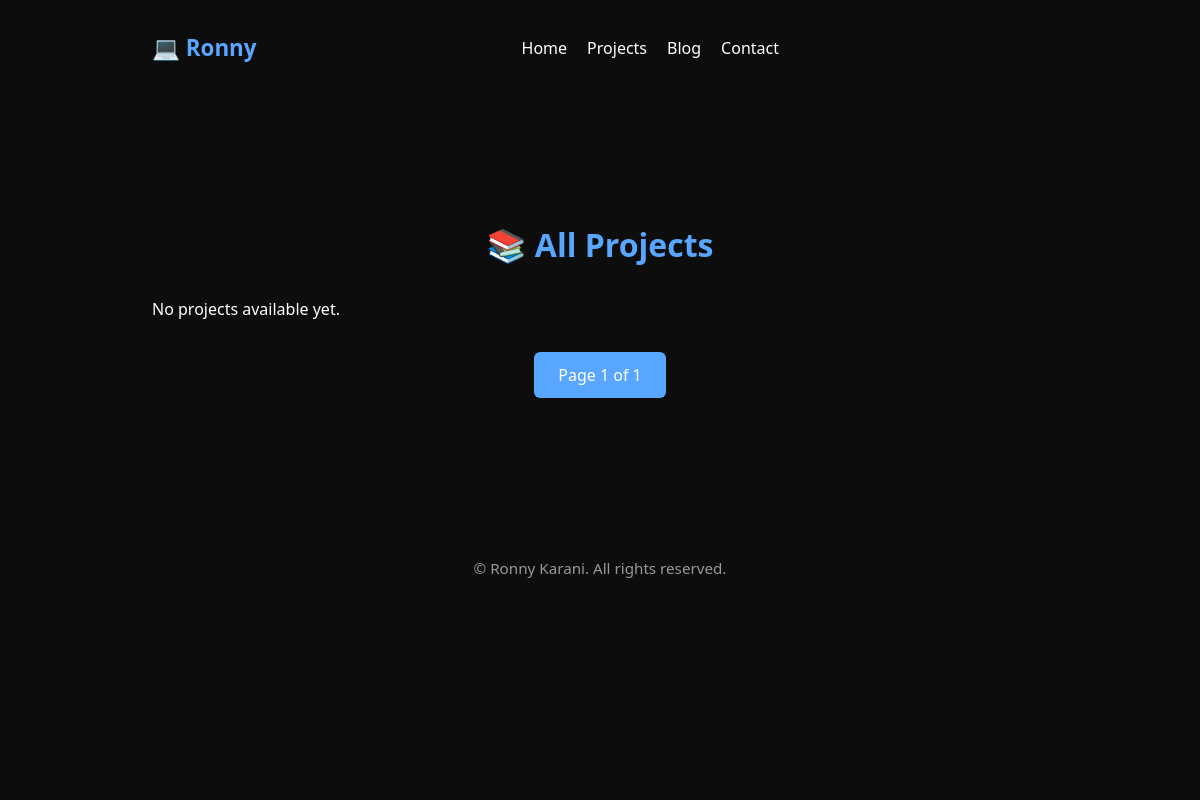
Page /projects/ on the earlier database version.
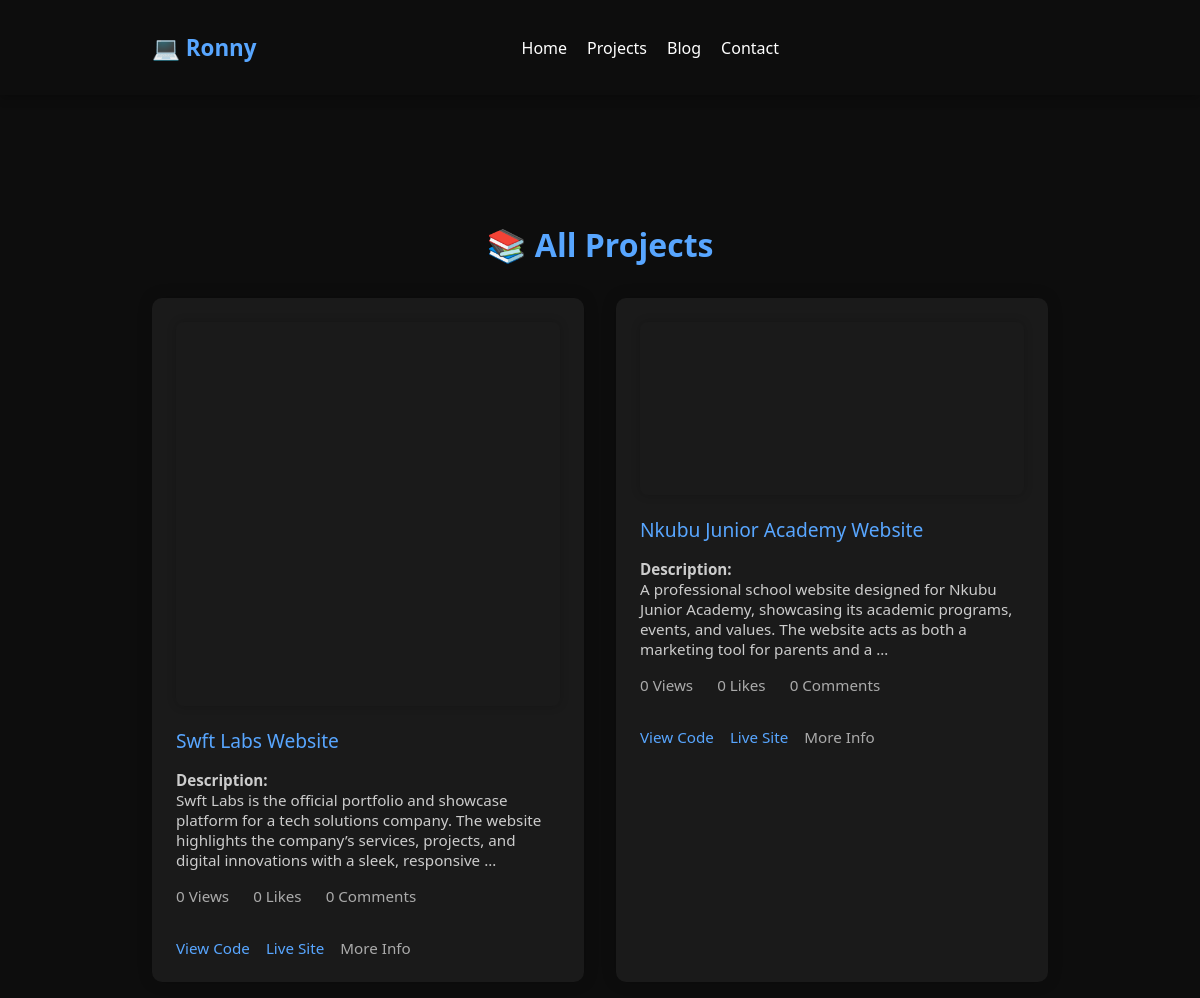
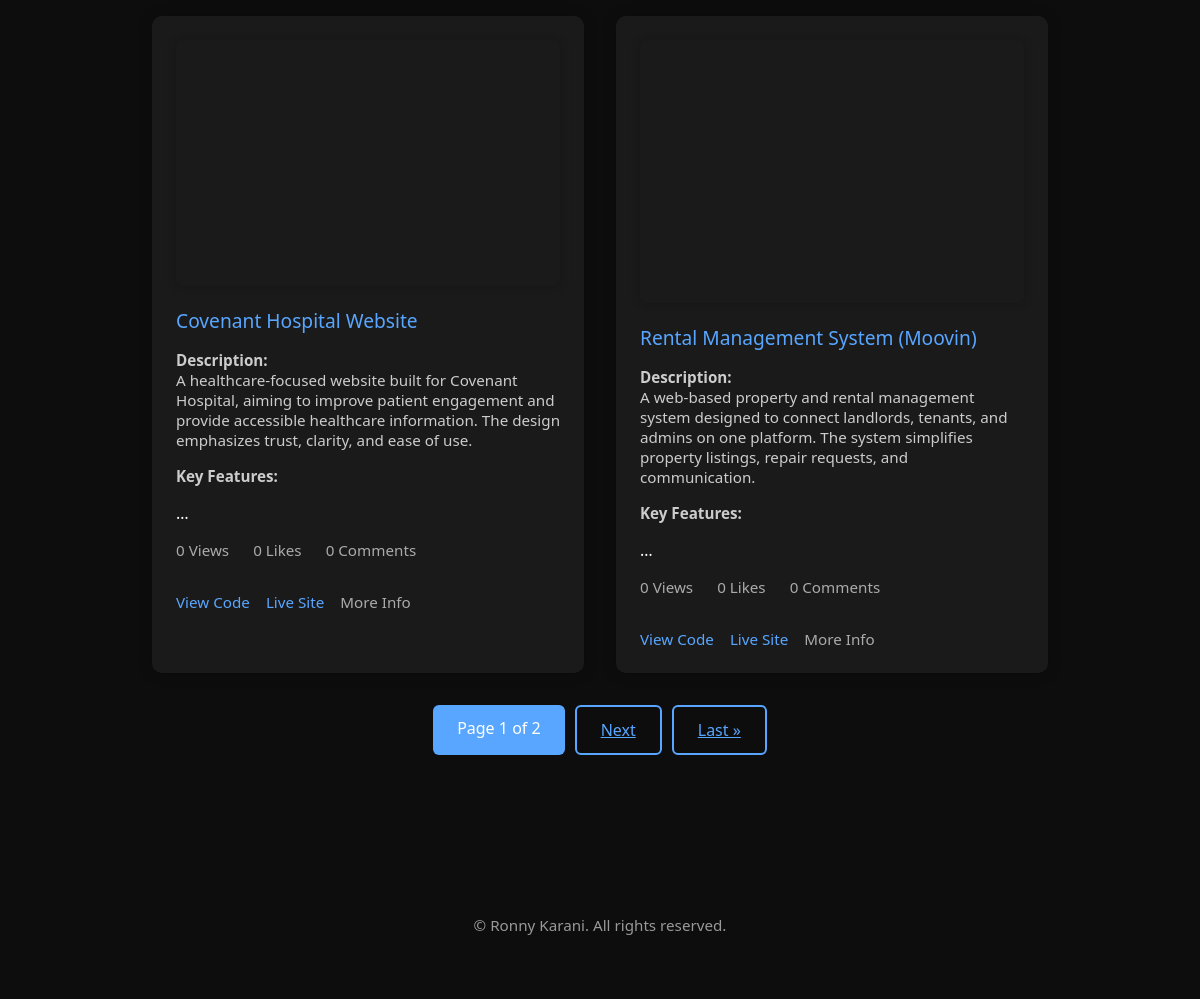
Same page on the later database version (2 pictures, top to bottom).
### core/models.py (models this page shows, shortened)
class Project(models.Model):
    title = models.CharField(max_length=200)
    slug = models.SlugField(unique=True, blank=True)
    description = RichTextUploadingField()
    image = models.ImageField(upload_to='projects/')
    technologies = models.TextField(help_text="Comma-separated list")
    repo_url = models.URLField(blank=True, null=True)
    live_url = models.URLField(blank=True, null=True)
    created_at = models.DateField(auto_now_add=True)
    views = models.PositiveIntegerField(default=0)
    likes = models.PositiveIntegerField(default=0)

### core/views.py (the view)
# urls.py: path('projects/', views.projects, name='projects'),
def projects(request):
    project_list = Project.objects.order_by('-created_at')
    paginator = Paginator(project_list, 4)
    page_number = request.GET.get('page')
    projects = paginator.get_page(page_number)
    return render(request, "projects.html", {"projects": projects})

### core/templatetags/image_filters.py (called while the page is built)
@register.filter
def webp(image_field):
    if not image_field:
        return ""
    base, ext = os.path.splitext(image_field.url)
    webp_url = f"{base}.webp"
    media_path = image_field.storage.path(webp_url.replace(image_field.storage.base_url, ""))
    if os.path.exists(media_path):
        return webp_url
    return image_field.url

### templates/projects.html (shortened to what this page needs)
{% extends "base.html" %}
{% load static %}
{% load image_filters %}
{% block content %}
<main class="section projects-page">
  <div class="container">
    <h2 class="section-title">📚 All Projects </h2>
    <div class="project-grid">
      {% for project in projects %}
        <div class="project-card">
          <picture>
            <source srcset="{{ project.image|webp }}" type="image/webp">
            <img src="{{ project.image.url }}" alt="{{ project.title }}" class="project-image" loading="lazy" decoding="async">
          </picture>
          <h3><a href="{% url 'project_details' project.slug %}" style="text-decoration: none;">
            {{ project.title }}
          </a></h3>
          <p>{{ project.description|truncatewords:30|safe }}</p>
          <div class="project-meta">
            <span> {{ project.views }} Views</span>
            <span class="like-count"> {{ project.likes }} Likes</span>
            <span> {{project.comments.count}} Comments</span>
          </div>
          <div class="project-links">
            {% if project.repo_url %}<a href="{{ project.repo_url }}" target="_blank">View Code</a>{% endif %}
            {% if project.live_url %}<a href="{{ project.live_url }}" target="_blank">Live Site</a>{% endif %}
            <a href="{% url 'project_details' project.slug %}" class="more-info">More Info</a>
          </div>
        </div>
        {% empty %}
        <p>No projects available yet.</p>
      {% endfor %}
    </div>
    <div class="pagination">
  <span class="button disabled">
    Page {{ projects.number }} of {{ projects.paginator.num_pages }}
  </span>
  {% if projects.has_next %}
    <a href="?page={{ projects.next_page_number }}" class="button button--outline">Next</a>
    <a href="?page={{ projects.paginator.num_pages }}" class="button button--outline">Last &raquo;</a>
  {% endif %}
</div>
  </div>
</main>
{% endblock %}

### templates/base.html (shortened to what this page needs)
{% load static %}
{% load image_filters %}
<!DOCTYPE html>
<html lang="en">
<head>
  <link href="https://unicons.iconscout.com/release/v4.0.0/css/line.css" rel="stylesheet" />
  <link rel="stylesheet" href="https://cdnjs.cloudflare.com/ajax/libs/font-awesome/6.5.0/css/all.min.css">
  <link rel="stylesheet" href="{% static 'css/style.css' %}" />
  <link rel="stylesheet" href="https://cdn.jsdelivr.net/npm/swiper@11/swiper-bundle.min.css" />
</head>
<body>
  {% include 'includes/navbar.html' %}
  <div id="particles-js"></div>
  <main>
    {% block content %}{% endblock %}
  </main>
    {% include 'includes/footer.html' %}
</body>
</html>

### templates/includes/navbar.html (shortened to what this page needs)
<header class="navbar">
  <div class="container nav__wrapper">
    <a href="{% url 'home' %}" class="logo-link">
      <div class="logo">💻 Ronny</div>
    </a>
    <ul class="nav__links">
      <li><a href="{% url 'home' %}">Home</a></li>
      <li><a href="{% url 'projects' %}">Projects</a></li>
      <li><a href="{% url 'blog' %}">Blog</a></li>
      <li><a href="{% url 'contact' %}">Contact</a></li>
    </ul>
  </div>
</header>

### templates/includes/footer.html
<footer class="footer">
    <div class="container">
      <p>&copy; {{ now|date:"Y" }} Ronny Karani. All rights reserved.</p>
    </div>
  </footer>

### static/css/style.css (style rules this page uses)
* { margin: 0; padding: 0; box-sizing: border-box; }
body { font-family: 'Segoe UI', sans-serif; background-color: #0d0d0d; color: #ffffff; overflow-x: hidden; }
#particles-js { position: fixed; top: 0; left: 0; width: 100%; height: 100%; background: #0d0d0d; z-index: -1; }
#particles-js { pointer-events: none; }
.navbar { width: 100%; position: sticky; top: 0; background: #0d0d0d; z-index: 999; box-shadow: 0 2px 10px rgba(0,0,0,0.3); }
.nav__wrapper { display: flex; align-items: center; justify-content: space-between; flex-wrap: wrap; padding: 1rem 0; }
.logo { font-size: 1.4rem; font-weight: bold; color: #58a6ff; }
.logo-link { color: inherit; text-decoration: none; font-weight: inherit; font-size: inherit; display: inline-block; }
.nav__links { list-style: none; display: flex; gap: 1.5rem; }
.nav__links li a { color: #ffffff; text-decoration: none; transition: color 0.3s; }
.nav__links { display: flex; gap: 20px; }
.container { max-width: 960px; margin: auto; padding: 2rem; }
.button { padding: 0.75rem 1.5rem; background-color: #58a6ff; color: #fff; border: none; border-radius: 6px; font-weight: 500; transition: background 0.3s ease; }
.button--outline { background-color: transparent; border: 2px solid #58a6ff; color: #58a6ff; }
.section-title { font-size: 2rem; text-align: center; margin-bottom: 2rem; color: #58a6ff; }
.project-grid { display: grid; grid-template-columns: repeat(auto-fit, minmax(280px, 1fr)); gap: 2rem; }
.project-card { background: #1a1a1a; border-radius: 10px; padding: 1.5rem; box-shadow: 0 0 15px rgba(0,0,0,0.2); transition: transform 0.3s; }
.project-card h3 { font-size: 1.2rem; color: #fff; margin-bottom: 0.5rem; }
.project-card p { font-size: 0.95rem; color: #ccc; margin-bottom: 1rem; }
.project-card a { color: #58a6ff; text-decoration: none; font-weight: 500; }
.project-links { display: flex; gap: 1rem; }
.project-links a { color: #58a6ff; text-decoration: none; font-weight: 500; font-size: 0.95rem; }
.project-links .more-info { color: #aaa; }
.project-image { width: 100%; height: auto; border-radius: 8px; margin-bottom: 1rem; object-fit: cover; box-shadow: 0 0 10px rgba(0,0,0,0.2); transition: transform 0.3s; }
.projects-page { padding-top: 6rem; padding-bottom: 4rem; }
.project-meta { font-size: 0.95rem; color: #aaa; display: flex; gap: 1.5rem; margin-bottom: 2rem; }
.pagination { display: flex; justify-content: center; gap: 10px; margin-top: 2rem; }
.footer { background: #0d0d0d; text-align: center; padding: 2rem 1rem; color: #999; font-size: 0.95rem; position: relative; z-index: 1; }

Differences in the rows shown:
added Project: shows a picture, title "Swft Labs Website", description "Description: Swft Labs is the official portfolio and showcase platform for a tech solutions company. The website highlights the company’s services, projects, and digital innovations with a sleek, responsive …", views "0", likes "0", comments.count "0"
added Project: shows a picture, title "Nkubu Junior Academy Website", description "Description: A professional school website designed for Nkubu Junior Academy, showcasing its academic programs, events, and values. The website acts as both a marketing tool for parents and a …", views "0", likes "0", comments.count "0"
added Project: shows a picture, title "Covenant Hospital Website", description "Description: A healthcare-focused website built for Covenant Hospital, aiming to improve patient engagement and provide accessible healthcare information. The design emphasizes trust, clarity, and ease of use. Key Features: …", views "0", likes "0", comments.count "0"
added Project: shows a picture, title "Rental Management System (Moovin)", description "Description: A web-based property and rental management system designed to connect landlords, tenants, and admins on one platform. The system simplifies property listings, repair requests, and communication. Key Features: …", views "0", likes "0", comments.count "0"
Other differences:
{{ projects.paginator.num_pages }}: "1" → "2"
text no longer shown: "No projects available yet."
text now shown: "Next Last »"
